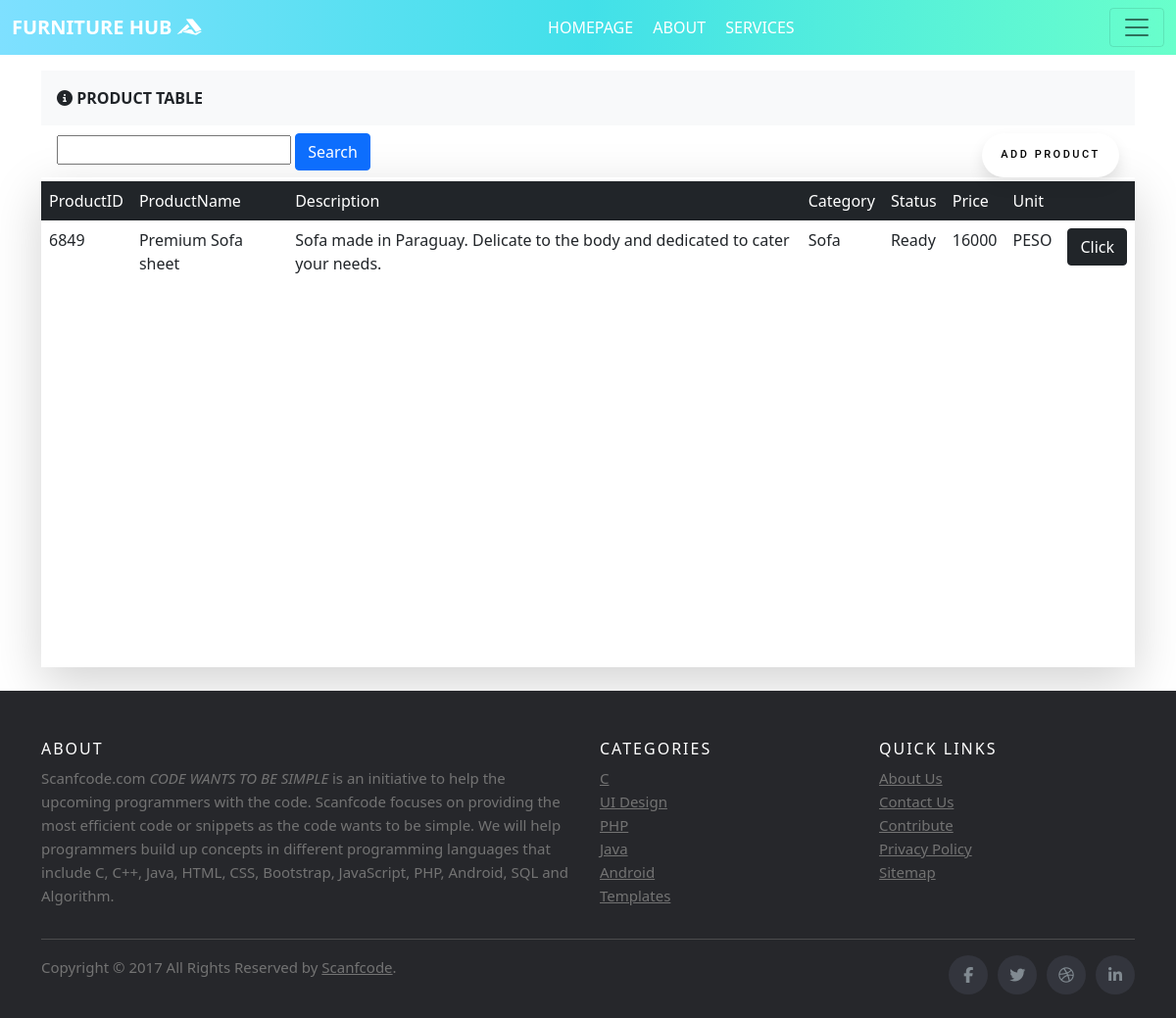
/Producttable.php, run on the app's committed database.
### tables this page shows
CREATE TABLE `product_tbl` (
  `ProductID` bigint(20) NOT NULL,
  `ProductName` text NOT NULL,
  `Description` text NOT NULL,
  `Category` varchar(50) NOT NULL,
  `Status` varchar(20) NOT NULL,
  `Price` decimal(10,0) NOT NULL,
  `Unit` varchar(10) NOT NULL
);

### Producttable.php (the view, shortened to what this page needs)
<!DOCTYPE html>
<html>
<head>
</head>
<link href="https://cdn.jsdelivr.net/npm/bootstrap@5.1.3/dist/css/bootstrap.min.css" rel="stylesheet">
<link rel="stylesheet" href="orderstyle/orderstyle.css">
<body>
<nav class="navbar navbar-light  fixed-top " style="background: rgb(126,224,255);
background: linear-gradient(90deg, rgba(126,224,255,1) 0%, rgba(66,224,233,1) 50%, rgba(105,255,203,1) 100%);">
  <div class="container-fluid" >
  	<a class="navbar-brand fw-bold text-white" href="#">FURNITURE HUB <i class="fab fa-accusoft"></i></a>
  	<ul class="my-auto ">
       <a class="navbar-brand fs-6 text-white active" href="homepage.php">HOMEPAGE</a>
       <a class="navbar-brand fs-6 text-white" href="#">ABOUT</a>
       <a class="navbar-brand fs-6 text-white" href="#">SERVICES</a>
   </ul>
    <button class="navbar-toggler" type="button" data-bs-toggle="offcanvas" data-bs-target="#offcanvasNavbar" aria-controls="offcanvasNavbar">
      <span class="navbar-toggler-icon"></span>
    </button>
  </div>
</nav>
<br><br><br>
<div class="container">
  <div class="p-3 mb-2 bg-light fw-bold"><i class="fas fa-info-circle mr-1"></i> PRODUCT TABLE</div>
</div>
<div class="container">
<div class="d-flex " style="border: 0px solid black; ">
  <div class="me-auto mx-3">
  <nav >
   <input type="search" id = "search" class="firstname text text-box">
          <button onclick ="search()" onkeyup="search()" onchange="search()" class="btn btn-primary">Search</button>
</nav>
    </div>
      <div class="mx-3">
        <a href="product_Insert.php" style="text-decoration: none;"><div class="wrap"><button class="button">ADD PRODUCT</button></div>
          </a>
      </div>
  </div>
  <div class=" shadow-lg">
  <div id="table-wrapper ">
      <div id="table-scroll">
  <table   class="table table-hover my-1 caption-top table-borderless">
  <thead class="table-dark">
    <tr >
     <th class="fw-light">ProductID</th>
      <th class="fw-light">ProductName</th>
      <th class="fw-light">Description</th>
      <th class="fw-light">Category</th>
      <th class="fw-light">Status</th>
      <th class="fw-light">Price</th>
      <th class="fw-light">Unit</th>
      <th class="fw-light"></th>
    </tr>
  </thead>
      <tbody class="color">
               <?php
        include 'connection.php';
        $sql = "SELECT * FROM product_tbl";
        $result = $db->query($sql);
        if($result->num_rows>0){
         while($row=$result->fetch_assoc()){
          $order_id = $row["ProductID"];
          $customer_id = $row["ProductName"];
          $orderdetails_id =$row["Description"];
          $order_amt = $row["Category"];
          $order_stat = $row["Status"];
          $encoder_id = $row["Price"];
          $remarks = $row["Unit"];
           echo
          "<tr row_id='$order_id'>
            <td>$order_id</td>"
          ."<td>$customer_id</td>"
          ."<td>$orderdetails_id</td>"
          ."<td>$order_amt</td>"
          ."<td>$order_stat</td>"
          ."<td>$encoder_id</td>"
          ."<td>$remarks</td>"
           . "<td><button type='button' class='btn btn-dark'>Click</button></td>
           </tr>";
          }
          echo "</table>";
          }else{
         echo "0 results";}
        ?>
      </div>
    </div>
  </div>
  </div>
<br>
    <footer class="site-footer">
      <div class="container">
        <div class="row">
          <div class="col-sm-12 col-md-6">
            <h6>About</h6>
            <p class="text-justify">Scanfcode.com <i>CODE WANTS TO BE SIMPLE </i> is an initiative  to help the upcoming programmers with the code. Scanfcode focuses on providing the most efficient code or snippets as the code wants to be simple. We will help programmers build up concepts in different programming languages that include C, C++, Java, HTML, CSS, Bootstrap, JavaScript, PHP, Android, SQL and Algorithm.</p>
          </div>
          <div class="col-xs-6 col-md-3">
            <h6>Categories</h6>
            <ul class="footer-links">
              <li><a href="http://scanfcode.com/category/c-language/">C</a></li>
              <li><a href="http://scanfcode.com/category/front-end-development/">UI Design</a></li>
              <li><a href="http://scanfcode.com/category/back-end-development/">PHP</a></li>
              <li><a href="http://scanfcode.com/category/java-programming-language/">Java</a></li>
              <li><a href="http://scanfcode.com/category/android/">Android</a></li>
              <li><a href="http://scanfcode.com/category/templates/">Templates</a></li>
            </ul>
          </div>
          <div class="col-xs-6 col-md-3">
            <h6>Quick Links</h6>
            <ul class="footer-links">
              <li><a href="http://scanfcode.com/about/">About Us</a></li>
              <li><a href="http://scanfcode.com/contact/">Contact Us</a></li>
              <li><a href="http://scanfcode.com/contribute-at-scanfcode/">Contribute</a></li>
              <li><a href="http://scanfcode.com/privacy-policy/">Privacy Policy</a></li>
              <li><a href="http://scanfcode.com/sitemap/">Sitemap</a></li>
            </ul>
          </div>
        </div>
        <hr>
      </div>
      <div class="container">
        <div class="row">
          <div class="col-md-8 col-sm-6 col-xs-12">
            <p class="copyright-text">Copyright &copy; 2017 All Rights Reserved by
         <a href="#">Scanfcode</a>.
            </p>
          </div>
          <div class="col-md-4 col-sm-6 col-xs-12">
            <ul class="social-icons">
              <li><a class="facebook" href="#"><i class="fa fa-facebook"></i></a></li>
              <li><a class="twitter" href="#"><i class="fa fa-twitter"></i></a></li>
              <li><a class="dribbble" href="#"><i class="fa fa-dribbble"></i></a></li>
              <li><a class="linkedin" href="#"><i class="fa fa-linkedin"></i></a></li>
            </ul>
          </div>
        </div>
      </div>
</footer>
</body>
</html>

### orderstyle/orderstyle.css (style rules this page uses)
html { scroll-behavior: smooth; }
.site-footer { background-color:#26272b; padding:45px 0 20px; font-size:15px; line-height:24px; color:#737373; }
.site-footer hr { border-top-color:#bbb; opacity:0.5 }
.site-footer h6 { color:#fff; font-size:16px; text-transform:uppercase; margin-top:5px; letter-spacing:2px }
.site-footer a { color:#737373; }
.footer-links { padding-left:0; list-style:none }
.footer-links li { display:block }
.footer-links a { color:#737373 }
.site-footer .social-icons { text-align:right }
.site-footer .social-icons a { width:40px; height:40px; line-height:40px; margin-left:6px; margin-right:0; border-radius:100%; background-color:#33353d }
.copyright-text { margin:0 }
.social-icons { padding-left:0; margin-bottom:0; list-style:none }
.social-icons li { display:inline-block; margin-bottom:4px }
.social-icons a { background-color:#eceeef; color:#818a91; font-size:16px; display:inline-block; line-height:44px; width:44px; height:44px; text-align:center; margin-right:8px; border-radius:100%; -webkit-transition:all .2s linear; -o-transition:all .2s linear; transition:all .2s linear }

### Producttable.php (style rules this page uses)
table thead { background: #D91100; }
table thead tr th { color: white; pointer-events: none; }
.color td, .color th { padding: 8px; }
#table-scroll { height:500px; overflow-y:auto; overflow-x: hidden; width: auto; }
.wrap { height: 100%; display: flex; align-items: center; justify-content: center; }
.button { width: 140px; height: 45px; font-family: 'Roboto', sans-serif; font-size: 11px; text-transform: uppercase; letter-spacing: 2.5px; font-weight: 500; color: #000; background-color: #fff; border: none; border-radius: 45px; box-shadow: 0px 8px 15px rgba(0, 0, 0, 0.1); transition: all 0.3s ease 0s; cursor: pointer; outline: none; }

### data on the page
product_tbl: ProductID "6849", ProductName "Premium Sofa sheet", Description "Sofa made in Paraguay. Delicate to the body and dedicated to cater your needs.", Category "Sofa", Status "Ready", Price "16000", Unit "PESO"
